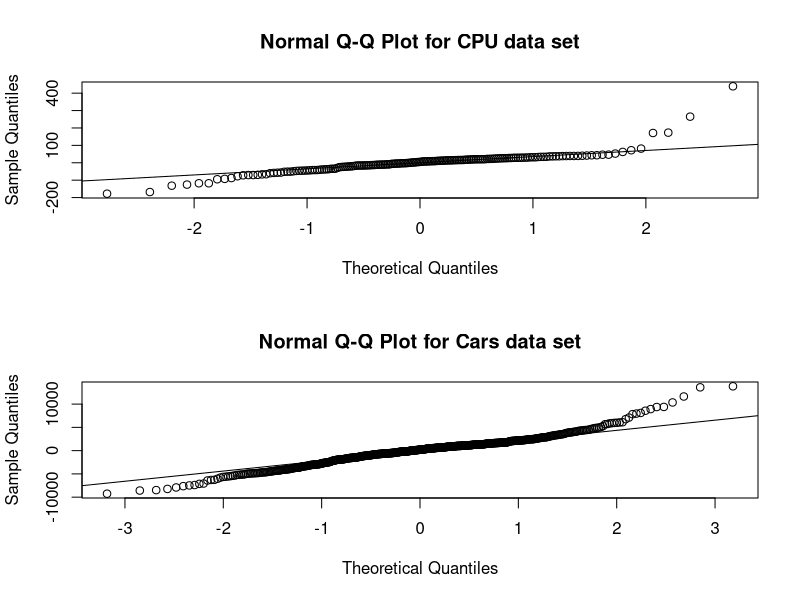
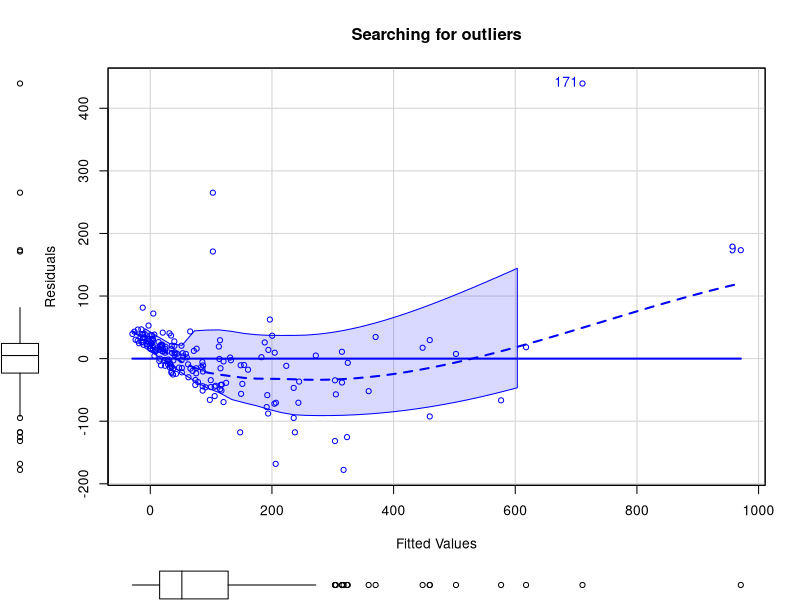
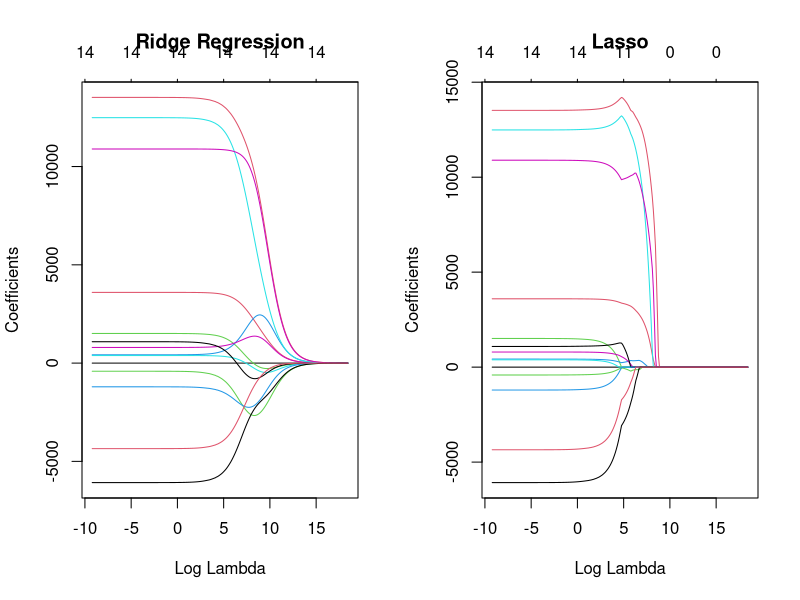

Generate these figures, in order, with R:
## ---- chunk 1
knitr::opts_chunk$set(echo = TRUE)
## ---- chunk 2
library(tidyverse)
library(caret)
library(car)
library(glmnet)
## ---- chunk 3
machine <- read_csv("machine.csv")
cars <- read_csv("cars.csv")
## ---- chunk 4
machine <- machine[, 4:10]
head(machine, n = 5)
## ---- chunk 5
cars <- cars[, -1]
glimpse(cars)
## ---- chunk 6
machine_sampling_vector <- createDataPartition(machine$PRP, p = 0.85, list = FALSE)
machine_train <- machine[machine_sampling_vector,]
machine_train_labels <- machine$PRP[machine_sampling_vector]
machine_test <- machine[-machine_sampling_vector,]
machine_test_labels <- machine$PRP[-machine_sampling_vector]
machine_train_features <- machine[, 1:6]
## ---- chunk 7
cars_sampling_vector <- createDataPartition(cars$Price, p = 0.85, list = FALSE)
cars_train <- cars[cars_sampling_vector,]
cars_train_labels <- cars$Price[cars_sampling_vector]
cars_test <- cars[-cars_sampling_vector,]
cars_test_labels <- cars$Price[-cars_sampling_vector]
cars_train_features <- cars[,-1]
## ---- chunk 8
set.seed(4352345)

machine_correlations <- cor(machine_train_features)
findCorrelation(machine_correlations)
## ---- chunk 9
findCorrelation(machine_correlations, cutoff = 0.75)
cor(machine_train$MMIN, machine_train$MMAX)
## ---- chunk 10
findLinearCombos(machine_correlations)
## ---- chunk 11
set.seed(232455)
cars_cor <- cor(cars_train_features)
findCorrelation(cars_cor)
## ---- chunk 12
findCorrelation(cars_cor, cutoff = 0.75)
## ---- chunk 13
cor(cars$Doors,cars$coupe)
table(cars$coupe,cars$Doors)
## ---- chunk 14
findLinearCombos(cars)
## ---- chunk 15
set.seed(232555)
cars <- cars[,c(-15, -18)]
cars_sampling_vector <- createDataPartition(cars$Price, p = 0.85, list = FALSE)
cars_train <- cars[cars_sampling_vector,]
cars_train_labels <- cars$Price[cars_sampling_vector]
cars_test <- cars[-cars_sampling_vector,]
cars_test_labels <- cars$Price[-cars_sampling_vector]
cars_train_features <- cars[,-1]
## ---- chunk 16
machine_model1 <- lm(PRP ~ ., data = machine_train)
cars_model1 <- lm(Price ~ ., data = cars_train)
## ---- chunk 17
summary(machine_model1)
## ---- chunk 18
summary(cars_model1)
## ---- chunk 19
alias(cars_model1)
## ---- chunk 20
cars_model2 <- lm(Price ~. -Saturn, data = cars_train)
summary(cars_model2)
## ---- chunk 21
summary(cars_model2$residuals)
mean(cars_train$Price)
## ---- chunk 22
par(mfrow = c(2, 1))
machine_residuals <- machine_model1$residuals
qqnorm(machine_residuals, main = "Normal Q-Q Plot for CPU data set")
qqline(machine_residuals)
cars_residuals <- cars_model2$residuals
qqnorm(cars_residuals, main = "Normal Q-Q Plot for Cars data set")
qqline(cars_residuals)
## ---- chunk 23
summary(machine_model1)
## ---- chunk 24
q <- 5.210e-02 / 1.885e-02
q

pt(q, df = 172, lower.tail = F) * 2
## ---- chunk 25
n_machine <- nrow(machine_train)
k_machine <- length(machine_model1$coefficients) - 1
sqrt(sum(machine_model1$residuals ^ 2) / (n_machine - k_machine - 1))
## ---- chunk 26
n_cars <- nrow(cars_train)
k_cars <- length(cars_model2$coefficients) - 1
sqrt(sum(cars_model2$residuals ^ 2) / (n_cars - k_cars - 1))
## ---- chunk 27
mean(machine_train$PRP)

mean(cars_train$Price)
## ---- chunk 28
compute_rsquared <- function(x, y) {
  rss <- sum((x - y) ^ 2)
  tss <- sum((y - mean(y)) ^ 2)
  return(1 - (rss / tss))
}

compute_rsquared(machine_model1$fitted.values, machine_train$PRP)
## ---- chunk 29
compute_rsquared(cars_model2$fitted.values, cars_train$Price)
## ---- chunk 30
compute_adjusted_rsquared <- function(x, y, k) {
  n <- length(y)
  r2 <- compute_rsquared(x, y)
  return(1 - ((1 - r2) * (n - 1) / (n - k - 1)))
}

compute_adjusted_rsquared(machine_model1$fitted.values, machine_train$PRP, k_machine)
## ---- chunk 31
compute_adjusted_rsquared(cars_model2$fitted.values, cars_train$Price, k_cars)
## ---- chunk 32
machine_model1_predictions <- predict(machine_model1, machine_test)
cars_model2_predictions <- predict(cars_model2, cars_test)
## ---- chunk 33
compute_mse <- function(predictions, actual) { 
  mean( (predictions - actual) ^ 2 ) 
}
## ---- chunk 34
compute_mse(machine_model1$fitted.values, machine_train$PRP)
## ---- chunk 35
compute_mse(machine_model1_predictions, machine_test$PRP)
## ---- chunk 36
compute_mse(cars_model2$fitted.values, cars_train$Price)
## ---- chunk 37
compute_mse(cars_model2_predictions, cars_test$Price)
## ---- chunk 38
vif(cars_model2)
## ---- chunk 39
sedan_model <- lm(sedan ~ .-Price -Saturn, data = cars_train)
sedan_r2 <- compute_rsquared(sedan_model$fitted.values, cars_train$sedan)
1 / (1-sedan_r2)
## ---- chunk 40
scatterplot(machine_model1$fitted.values, machine_model1$residuals, id = TRUE, xlab = "Fitted Values", ylab = "Residuals", main = "Searching for outliers")
## ---- chunk 41
machine_model2 <- lm(PRP ~ ., data = machine_train[!(rownames(machine_train)) %in% c(171),])

summary(machine_model2)
## ---- chunk 42
sqrt(sum(machine_model1$residuals ^ 2) / (n_machine - k_machine - 1))
## ---- chunk 43
k_machine <- length(machine_model2$coefficients) - 1
sqrt(sum(machine_model2$residuals ^ 2) / (n_machine - k_machine - 1))
## ---- chunk 44
compute_mse(machine_model1_predictions, machine_test$PRP)
## ---- chunk 45
machine_model2_predictions <- predict(machine_model2, machine_test)
compute_mse(machine_model2_predictions, machine_test$PRP)
## ---- chunk 46
machine_model_null <- lm(PRP ~ 1, data = machine_train[!(rownames(machine_train)) %in% c(171),])
cars_model_null <- lm(Price ~ 1, data = cars_train)
## ---- chunk 47
machine_model3 <- step(machine_model_null, scope = list(lower = machine_model_null, upper = machine_model2), direction = "forward")
## ---- chunk 48
cars_model3 <- step(cars_model2, scope = list(lower=cars_model_null, upper=cars_model2), direction = "backward")
## ---- chunk 49
machine_model3_predictions <- predict(machine_model3, machine_test)
compute_mse(machine_model3_predictions, machine_test$PRP)
## ---- chunk 50
cars_model3_predictions <- predict(cars_model3, cars_test)
compute_mse(cars_model3_predictions, cars_test$Price)
## ---- chunk 51
cars_train_mat <- model.matrix(Price ~ .-Saturn, cars_train)[,-1]
lambdas <- 10 ^ seq(8, -4, length = 250)
cars_models_ridge <- glmnet(cars_train_mat, cars_train$Price, alpha = 0, lambda = lambdas)
cars_models_lasso <- glmnet(cars_train_mat, cars_train$Price, alpha = 1, lambda = lambdas)
## ---- chunk 52
layout(matrix(c(1, 2), 1, 2))
plot(cars_models_ridge, xvar = "lambda", main = "Ridge Regression")
plot(cars_models_lasso, xvar = "lambda", main = "Lasso")
## ---- chunk 53
ridge.cv <- cv.glmnet(cars_train_mat, cars_train$Price, alpha = 0)
lambda_ridge <- ridge.cv$lambda.min
lambda_ridge
## ---- chunk 54
lasso.cv <- cv.glmnet(cars_train_mat, cars_train$Price, alpha = 1)
lambda_lasso <- lasso.cv$lambda.min
lambda_lasso
## ---- chunk 55
cars_test_mat <- model.matrix(Price ~ . -Saturn, cars_test)[,-1]
cars_ridge_predictions <- predict(cars_models_ridge, s = lambda_ridge, newx = cars_test_mat)
compute_mse(cars_ridge_predictions, cars_test$Price)
## ---- chunk 56
cars_lasso_predictions <- predict(cars_models_lasso, s = lambda_lasso, newx = cars_test_mat)
compute_mse(cars_lasso_predictions, cars_test$Price)
